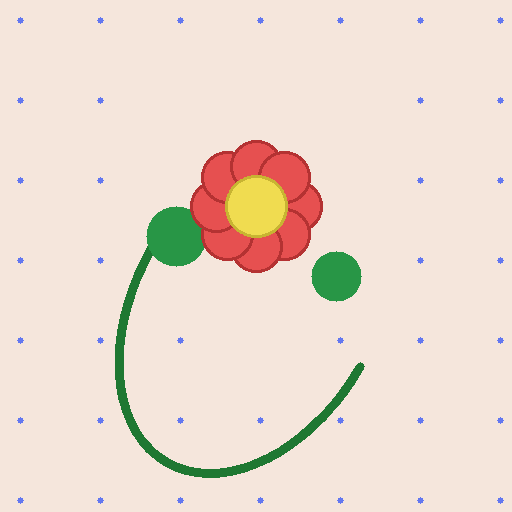
#> input picture data/cad_sample_input.png, 512 x 512 px
$ python -i upgrade_cad_pipeline.py   (imports and definitions only)   (older library calls are emulated)
#> lines starting #> are read from the running program, lines starting #| are printed output that depends on the picture; after the words box and inside, x2 and y2 are one past the last pixel; in counts of white or black regions, pixels touching at a corner belong together
#> further down, picture is the input picture: shape (512, 512, 3); mean B, G, R 207.5, 220.3, 236.2
import os
import io
import base64
import json
import cv2
import httpx
import argparse
import numpy as np
from PIL import Image
from pathlib import Path
from sklearn.cluster import KMeans
from app.core.config import settings

# Output directory in workspace root
OUTPUT_DIR = Path("./output")

# [308 lines left out: functions encode_image_to_base64, encode_pil_to_base64, call_native_gemini_api, call_openrouter_analysis, call_native_gemini_quality_check, call_openrouter_quality_check and 3 more, not called in this run]

def correct_perspective_contours(cv_img: np.ndarray) -> np.ndarray:
    """Uses contour approximation to find the quad corners of skewed artwork and warps it straight."""
    gray = cv2.cvtColor(cv_img, cv2.COLOR_BGR2GRAY)
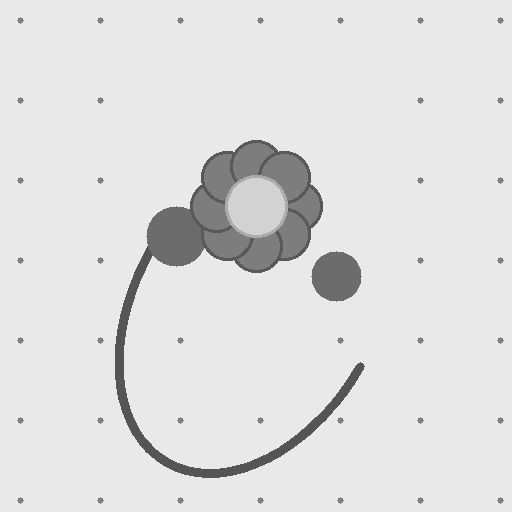
#> gray: shape (512, 512); min 85, max 233, mean 223.3
    blurred = cv2.GaussianBlur(gray, (5, 5), 0)
    edges = cv2.Canny(blurred, 30, 100)
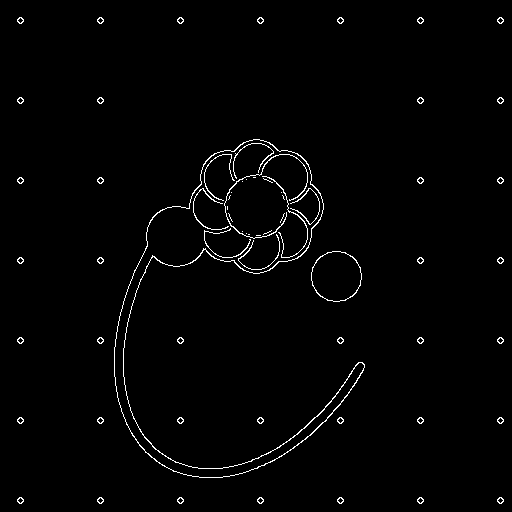
#> edges: shape (512, 512); 1.5% white in thin lines or dots
    kernel = cv2.getStructuringElement(cv2.MORPH_RECT, (3, 3))
    dilated = cv2.dilate(edges, kernel, iterations=1)
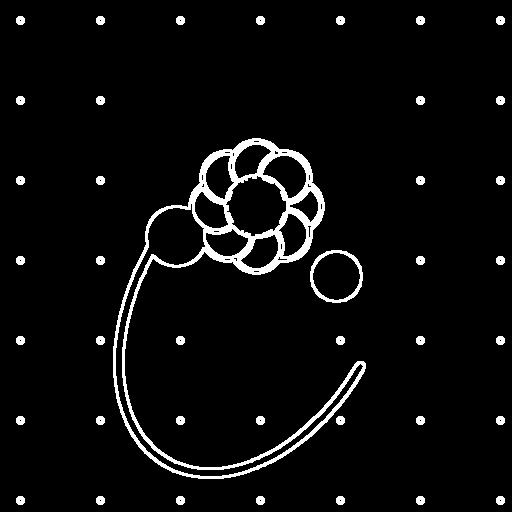
#> dilated: shape (512, 512); 4.7% white; 41 white regions

    contours, _ = cv2.findContours(dilated, cv2.RETR_EXTERNAL, cv2.CHAIN_APPROX_SIMPLE)
#> contours = 41 contours; largest, box (x1, y1, x2, y2) and area: (113, 138, 366, 479) 21894, (310, 250, 363, 303) 2180, (496, 496, 505, 505) 56, (416, 496, 425, 505) 56, (336, 496, 345, 505) 56
    if not contours:
        return cv_img

    contours = sorted(contours, key=cv2.contourArea, reverse=True)
    h, w = cv_img.shape[:2]
#> h = 512; w = 512
    img_area = h * w
#> img_area = 262144
    orig_aspect = w / h
#> orig_aspect = 1

    for c in contours:
        area = cv2.contourArea(c)
        if area < 0.50 * img_area:
            break
        peri = cv2.arcLength(c, True)
        approx = cv2.approxPolyDP(c, 0.02 * peri, True)
        if len(approx) == 4:
            pts = approx.reshape(4, 2)
            rect = np.zeros((4, 2), dtype="float32")

            s = pts.sum(axis=1)
            rect[0] = pts[np.argmin(s)] # Top-Left
            rect[2] = pts[np.argmax(s)] # Bottom-Right

            diff = np.diff(pts, axis=1)
            rect[1] = pts[np.argmin(diff)] # Top-Right
            rect[3] = pts[np.argmax(diff)] # Bottom-Left

            (tl, tr, br, bl) = rect
            widthA = np.sqrt(((br[0] - bl[0]) ** 2) + ((br[1] - bl[1]) ** 2))
            widthB = np.sqrt(((tr[0] - tl[0]) ** 2) + ((tr[1] - tl[1]) ** 2))
            maxWidth = max(int(widthA), int(widthB))

            heightA = np.sqrt(((tr[0] - br[0]) ** 2) + ((tr[1] - br[1]) ** 2))
            heightB = np.sqrt(((tl[0] - bl[0]) ** 2) + ((tl[1] - bl[1]) ** 2))
            maxHeight = max(int(heightA), int(heightB))

            warped_aspect = maxWidth / max(1, maxHeight)
            if abs(warped_aspect - orig_aspect) / orig_aspect > 0.2:
                continue

            dst = np.array([
                [0, 0],
                [maxWidth - 1, 0],
                [maxWidth - 1, maxHeight - 1],
                [0, maxHeight - 1]
            ], dtype="float32")

            M = cv2.getPerspectiveTransform(rect, dst)
            warped = cv2.warpPerspective(cv_img, M, (maxWidth, maxHeight), flags=cv2.INTER_LANCZOS4)
            print(f"Perspective warp applied from {pts.tolist()} to {maxWidth}x{maxHeight}")
            return warped
#> this loop made 1 pass
#> area on pass 1: 21894.5

    return cv_img

# [436 lines left out: functions apply_geometry_correction, enhance_image, process_master_image_with_feedback_model, process_pattern_tile, isolate_background, generate_colorway_variant and 4 more, not called in this run]

# [2 lines not run here, left out]

>>> import cv2
>>> picture = cv2.imread('data/cad_sample_input.png')
>>> result = correct_perspective_contours(picture)
